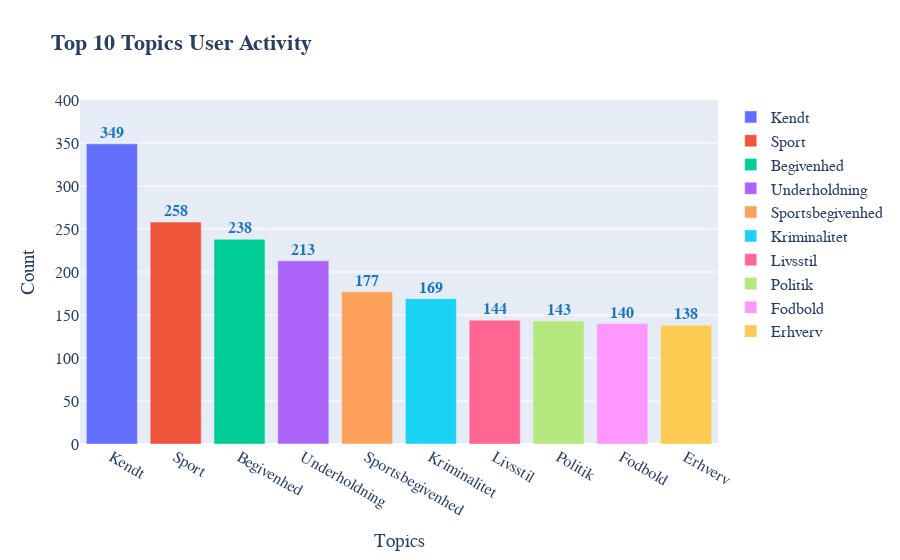

Source (notebook cell):
### Markdown cell above
### Distribution of Topics across users

### Code cell
# What does the distribution of topics look like lets sort it?
indices = [x for x in sorted_topic_freq.keys()][0:10]
values = [x for x in sorted_topic_freq.values()][0:10]

plot_bar(
    indices_ = indices, values_ = values,
    yrange_ = [0, 400], xaxis_title = 'Topics',
    yaxis_title= 'Count', title_ = '<b> Top 10 Topics User Activity<b>')

### Figure 1 — Plotly figure (JSON) as saved in the notebook; plotly's stock layout.template omitted (floating-point values rounded to 4 significant figures)
{"data": [{"name": "Kendt", "text": "<b>349<b>", "textfont": {"color": "#1f77b4", "family": "sans serif", "size": 16}, "textposition": "outside", "type": "bar", "x": ["Kendt"], "y": [349]}, {"name": "Sport", "text": "<b>258<b>", "textfont": {"color": "#1f77b4", "family": "sans serif", "size": 16}, "textposition": "outside", "type": "bar", "x": ["Sport"], "y": [258]}, {"name": "Begivenhed", "text": "<b>238<b>", "textfont": {"color": "#1f77b4", "family": "sans serif", "size": 16}, "textposition": "outside", "type": "bar", "x": ["Begivenhed"], "y": [238]}, {"name": "Underholdning", "text": "<b>213<b>", "textfont": {"color": "#1f77b4", "family": "sans serif", "size": 16}, "textposition": "outside", "type": "bar", "x": ["Underholdning"], "y": [213]}, {"name": "Sportsbegivenhed", "text": "<b>177<b>", "textfont": {"color": "#1f77b4", "family": "sans serif", "size": 16}, "textposition": "outside", "type": "bar", "x": ["Sportsbegivenhed"], "y": [177]}, {"name": "Kriminalitet", "text": "<b>169<b>", "textfont": {"color": "#1f77b4", "family": "sans serif", "size": 16}, "textposition": "outside", "type": "bar", "x": ["Kriminalitet"], "y": [169]}, {"name": "Livsstil", "text": "<b>144<b>", "textfont": {"color": "#1f77b4", "family": "sans serif", "size": 16}, "textposition": "outside", "type": "bar", "x": ["Livsstil"], "y": [144]}, {"name": "Politik", "text": "<b>143<b>", "textfont": {"color": "#1f77b4", "family": "sans serif", "size": 16}, "textposition": "outside", "type": "bar", "x": ["Politik"], "y": [143]}, {"name": "Fodbold", "text": "<b>140<b>", "textfont": {"color": "#1f77b4", "family": "sans serif", "size": 16}, "textposition": "outside", "type": "bar", "x": ["Fodbold"], "y": [140]}, {"name": "Erhverv", "text": "<b>138<b>", "textfont": {"color": "#1f77b4", "family": "sans serif", "size": 16}, "textposition": "outside", "type": "bar", "x": ["Erhverv"], "y": [138]}], "layout": {"font": {"family": "Courier New, monospace", "size": 16}, "title": {"text": "<b> Top 10 Topics User Activity<b>"}, "uniformtext": {"minsize": 8, "mode": "hide"}, "xaxis": {"title": {"text": "Topics"}}, "yaxis": {"range": [0, 400], "title": {"text": "Count"}}}}
